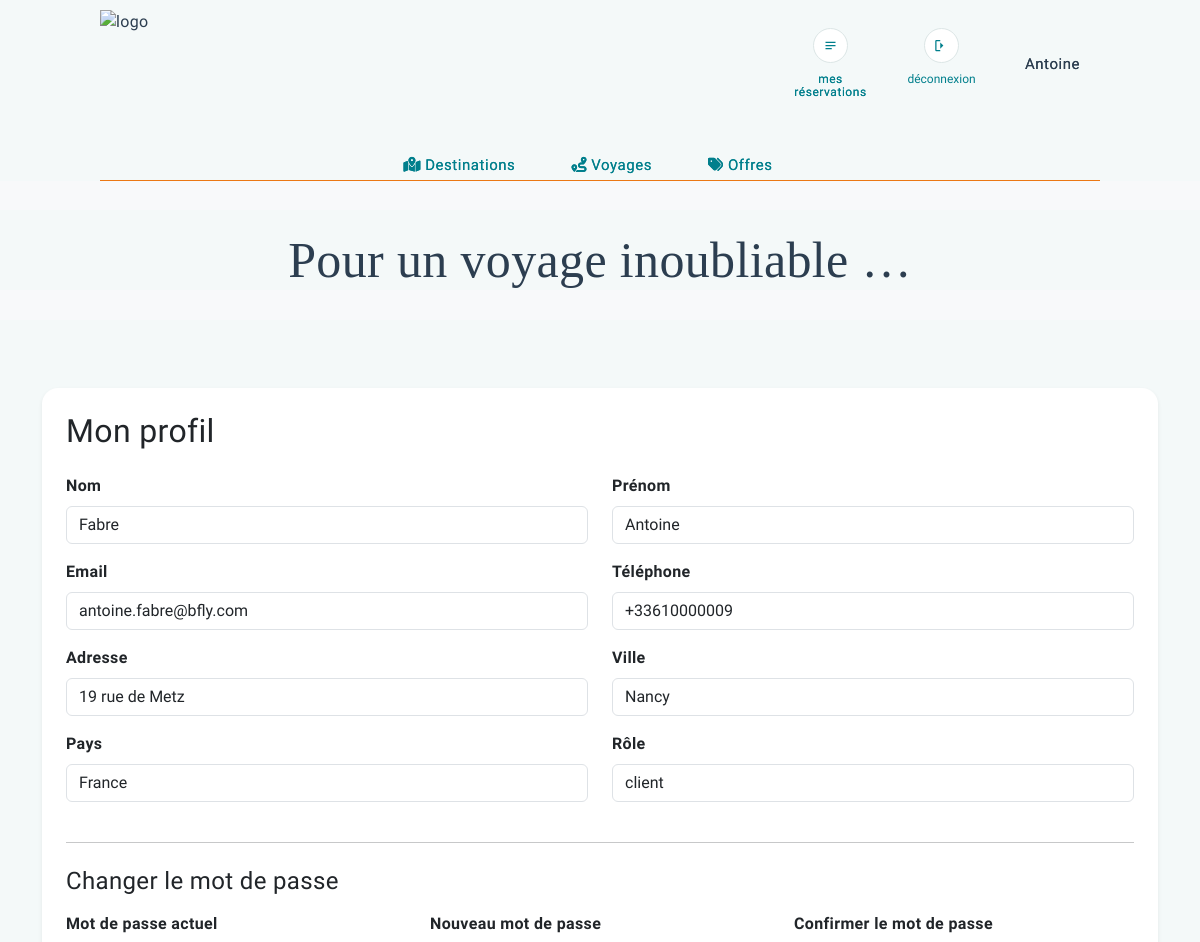
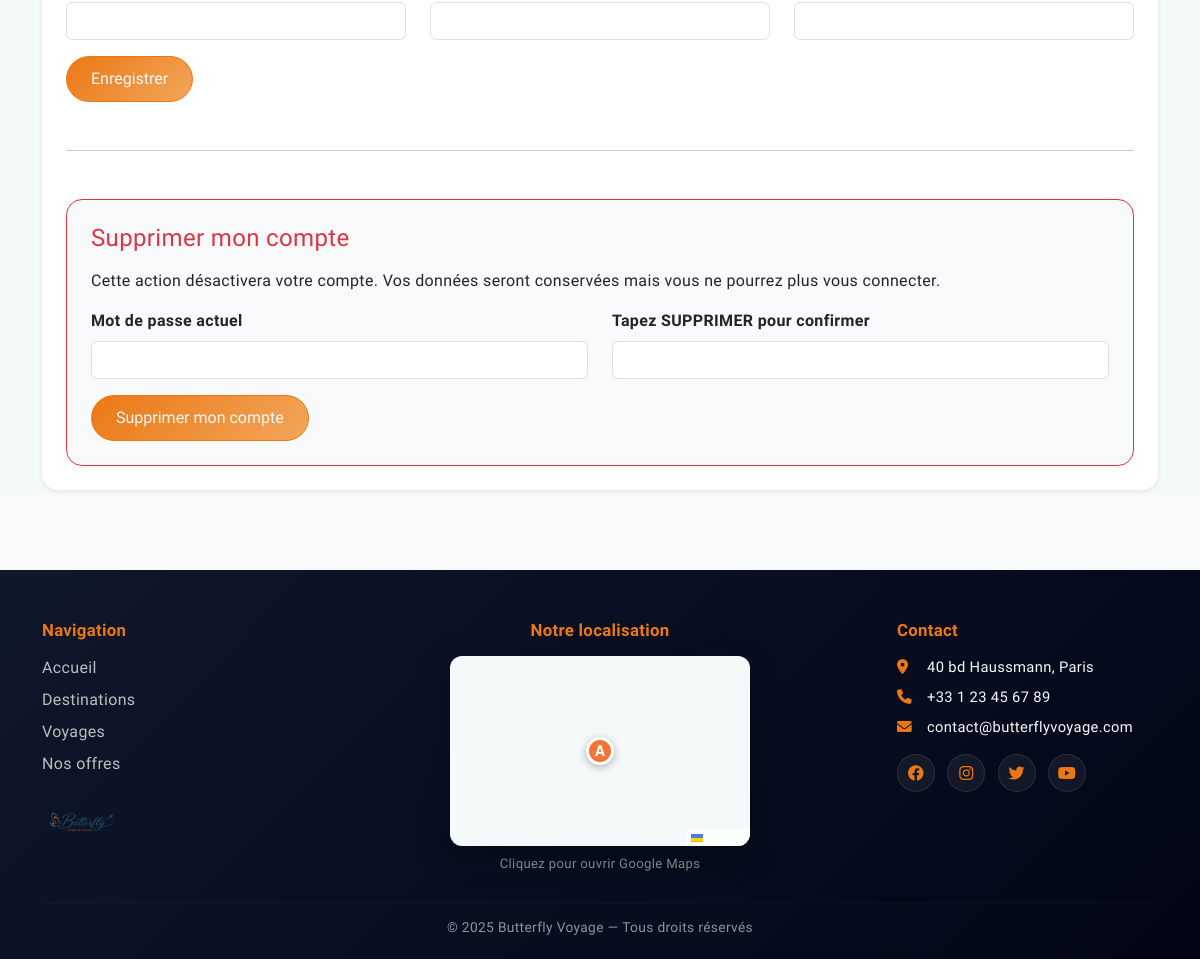
/index.php?page=profile (signed in), run on the app's committed database (2 pictures, top to bottom).
### tables this page shows
CREATE TABLE `client` (
  `id_client` int UNSIGNED NOT NULL AUTO_INCREMENT,
  `id_utilisateur` int UNSIGNED NOT NULL,
  `nom` varchar(80) NOT NULL,
  `prenom` varchar(80) NOT NULL,
  `telephone` varchar(25) DEFAULT NULL,
  `adresse` varchar(255) DEFAULT NULL,
  `ville` varchar(100) DEFAULT NULL,
  `pays` varchar(100) DEFAULT NULL,
  `date_creation` datetime NOT NULL DEFAULT CURRENT_TIMESTAMP,
  `date_modification` datetime NOT NULL DEFAULT CURRENT_TIMESTAMP ON UPDATE CURRENT_TIMESTAMP,
  PRIMARY KEY (`id_client`),
  UNIQUE KEY `uk_client_utilisateur` (`id_utilisateur`),
  CONSTRAINT `fk_client_utilisateur`
    FOREIGN KEY (`id_utilisateur`)
    REFERENCES `utilisateurs` (`id_utilisateur`)
    ON DELETE CASCADE
    ON UPDATE CASCADE
);

CREATE TABLE `utilisateurs` (
  `id_utilisateur` int UNSIGNED NOT NULL AUTO_INCREMENT,
  `email` varchar(150) NOT NULL,
  `mot_de_passe_hash` varchar(255) NOT NULL,
  `role` enum('client','admin') NOT NULL DEFAULT 'client',
  `actif` tinyint(1) NOT NULL DEFAULT 1,
  `date_creation` datetime NOT NULL DEFAULT CURRENT_TIMESTAMP,
  `date_modification` datetime NOT NULL DEFAULT CURRENT_TIMESTAMP ON UPDATE CURRENT_TIMESTAMP,
  PRIMARY KEY (`id_utilisateur`),
  UNIQUE KEY `uk_utilisateurs_email` (`email`),
  KEY `idx_utilisateurs_role_actif` (`role`, `actif`)
);

### index.php (called while the page is built, shortened)
<?php
require_once __DIR__ . "/controleur/controleur_class.php";
$unControleur = new Controleur();
$page = $_GET["page"] ?? "home";
switch ($page) {
    case "profile":
        $unControleur->verifConnexion();
        require_once __DIR__ . "/controleur/gestion_profile.php";
        break;
}
require_once __DIR__ . "/vue/layout.php";

### modele/modele_class.php (called while the page is built, shortened)
<?php
class Modele
{
    private PDO $pdo;
    public function __construct()
    {
        $dsn = "mysql:host=localhost;dbname=bfly;charset=utf8mb4";
        $user = "root";
        $password = "";
        try {
            $this->pdo = new PDO($dsn, $user, $password, [
                PDO::ATTR_ERRMODE => PDO::ERRMODE_EXCEPTION,
                PDO::ATTR_DEFAULT_FETCH_MODE => PDO::FETCH_ASSOC,
            ]);
        } catch (PDOException $e) {
            echo "erreur de connexion à " . $dsn . "<br>";
            echo $e->getMessage();
            exit();
        }
    }
    private function fetchOne(string $sql, array $params = []): array|false
    {
        $stmt = $this->pdo->prepare($sql);
        $stmt->execute($params);
        return $stmt->fetch();
    }
    public function getProfilClient(int $idUtilisateur): array|false
    {
        $sql = "select
                    u.id_utilisateur,
                    u.email,
                    u.role,
                    c.id_client,
                    c.nom,
                    c.prenom,
                    c.telephone,
                    c.adresse,
                    c.ville,
                    c.pays
                from utilisateurs u
                inner join client c on u.id_utilisateur = c.id_utilisateur
                where u.id_utilisateur = :id_utilisateur";
        return $this->fetchOne($sql, [
            ":id_utilisateur" => $idUtilisateur,
        ]);
    }
}

### controleur/gestion_profile.php (called while the page is built, shortened)
<?php
$idUtilisateur = (int) ($_SESSION["user"]["id_utilisateur"] ?? 0);
$profil = $unControleur->getProfilClient($idUtilisateur);

### controleur/controleur_class.php (called while the page is built, shortened)
<?php
require_once "modele/modele_class.php";
class Controleur
{
    private Modele $modele;
    public function __construct()
    {
        $this->modele = new Modele();
    }
    public function getProfilClient(int $idUtilisateur)
    {
        return $this->modele->getProfilClient($idUtilisateur);
    }
}

### vue/profile.php (the view, shortened to what this page needs)
<?php
$profil = $profil ?? [];
?>
<div class="container mt-5">
    <div class="card shadow-sm border-0 rounded-4 p-4">
        <h2 class="mb-4">Mon profil</h2>
        <?php if (!empty($profil)): ?>
            <form method="post" action="index.php?page=profile">
                <div class="row">
                    <div class="col-md-6 mb-3">
                        <label class="form-label fw-bold">Nom</label>
                        <input
                            type="text"
                            name="nom"
                            class="form-control"
                            value="<?= htmlspecialchars($profil["nom"] ?? "") ?>"
                            required
                        >
                    </div>
                    <div class="col-md-6 mb-3">
                        <label class="form-label fw-bold">Prénom</label>
                        <input
                            type="text"
                            name="prenom"
                            class="form-control"
                            value="<?= htmlspecialchars($profil["prenom"] ?? "") ?>"
                            required
                        >
                    </div>
                    <div class="col-md-6 mb-3">
                        <label class="form-label fw-bold">Email</label>
                        <input
                            type="email"
                            name="email"
                            class="form-control"
                            value="<?= htmlspecialchars($profil["email"] ?? "") ?>"
                            required
                        >
                    </div>
                    <div class="col-md-6 mb-3">
                        <label class="form-label fw-bold">Téléphone</label>
                        <input
                            type="text"
                            name="telephone"
                            class="form-control"
                            value="<?= htmlspecialchars($profil["telephone"] ?? "") ?>"
                        >
                    </div>
                    <div class="col-md-6 mb-3">
                        <label class="form-label fw-bold">Adresse</label>
                        <input
                            type="text"
                            name="adresse"
                            class="form-control"
                            value="<?= htmlspecialchars($profil["adresse"] ?? "") ?>"
                        >
                    </div>
                    <div class="col-md-6 mb-3">
                        <label class="form-label fw-bold">Ville</label>
                        <input
                            type="text"
                            name="ville"
                            class="form-control"
                            value="<?= htmlspecialchars($profil["ville"] ?? "") ?>"
                        >
                    </div>
                    <div class="col-md-6 mb-3">
                        <label class="form-label fw-bold">Pays</label>
                        <input
                            type="text"
                            name="pays"
                            class="form-control"
                            value="<?= htmlspecialchars($profil["pays"] ?? "") ?>"
                        >
                    </div>
                    <div class="col-md-6 mb-3">
                        <label class="form-label fw-bold">Rôle</label>
                        <input
                            type="text"
                            class="form-control"
                            value="<?= htmlspecialchars($profil["role"] ?? "") ?>"
                            readonly
                        >
                    </div>
                </div>
                <hr class="my-4">
                <h4 class="mb-3">Changer le mot de passe</h4>
                <div class="row">
                    <div class="col-md-4 mb-3">
                        <label class="form-label fw-bold">Mot de passe actuel</label>
                        <input
                            type="password"
                            name="mot_de_passe_actuel"
                            class="form-control"
                        >
                    </div>
                    <div class="col-md-4 mb-3">
                        <label class="form-label fw-bold">Nouveau mot de passe</label>
                        <input
                            type="password"
                            name="nouveau_mot_de_passe"
                            class="form-control"
                        >
                    </div>
                    <div class="col-md-4 mb-3">
                        <label class="form-label fw-bold">Confirmer le mot de passe</label>
                        <input
                            type="password"
                            name="confirmation_mot_de_passe"
                            class="form-control"
                        >
                    </div>
                </div>
                <button type="submit" name="modifier_profil" class="btn btn-dark rounded-pill px-4">
                    Enregistrer
                </button>
            </form>
            <hr class="my-5">
            <div class="border border-danger rounded-4 p-4 bg-light">
                <h4 class="text-danger mb-3">Supprimer mon compte</h4>
                <p class="mb-3">
                    Cette action désactivera votre compte. Vos données seront conservées mais vous ne pourrez plus vous connecter.
                </p>
                <form method="post" action="index.php?page=profile">
                    <div class="row">
                        <div class="col-md-6 mb-3">
                            <label class="form-label fw-bold">Mot de passe actuel</label>
                            <input
                                type="password"
                                name="mot_de_passe_suppression"
                                class="form-control"
                                required
                            >
                        </div>
                        <div class="col-md-6 mb-3">
                            <label class="form-label fw-bold">Tapez SUPPRIMER pour confirmer</label>
                            <input
                                type="text"
                                name="confirmation_suppression"
                                class="form-control"
                                required
                            >
                        </div>
                    </div>
                    <button
                        type="submit"
                        name="supprimer_compte"
                        class="btn btn-danger rounded-pill px-4"
                        onclick="return confirm('Êtes-vous sûr de vouloir supprimer votre compte ?');"
                    >
                        Supprimer mon compte
                    </button>
                </form>
            </div>
        <?php endif; ?>
    </div>
</div>

### styles/style.css (style rules this page uses)
:root { --primary-color: #EB7814; --secondary-color: #007f8c; --text-color: #2c3e50; --muted-color: #7fa7a9; --bg-light: #f4f9f9; --border-color: #dce6e6; --border-radius: 14px; --btn-radius: 50rem; --shadow: 0 8px 20px rgba(0, 127, 140, 0.15); --transition: all 0.3s ease; }
html, body { background-color: var(--bg-light); }
body { font-family: "Poiret One", sans-serif; font-weight: 400; font-size: 16px; line-height: 1.5; letter-spacing: 0.35px; -webkit-font-smoothing: antialiased; -moz-osx-font-smoothing: grayscale; margin: 0; padding: 0; color: var(--text-color); }

### styles/components.css (style rules this page uses)
.card .btn, .carousel-caption .btn { background:linear-gradient(135deg,var(--primary-color),#F2A65B); color:var(--bg-light); border:1px solid var(--primary-color); padding:10px 25px; font-size:1rem; transition:var(--transition); }

### data on the page
client: nom "Fabre", prenom "Antoine", email "antoine.fabre@bfly.com", telephone "+33610000009", adresse "19 rue de Metz", ville "Nancy", pays "France", id_utilisateur.role "client"

### other printed values
$prenomAffiche "Antoine"
